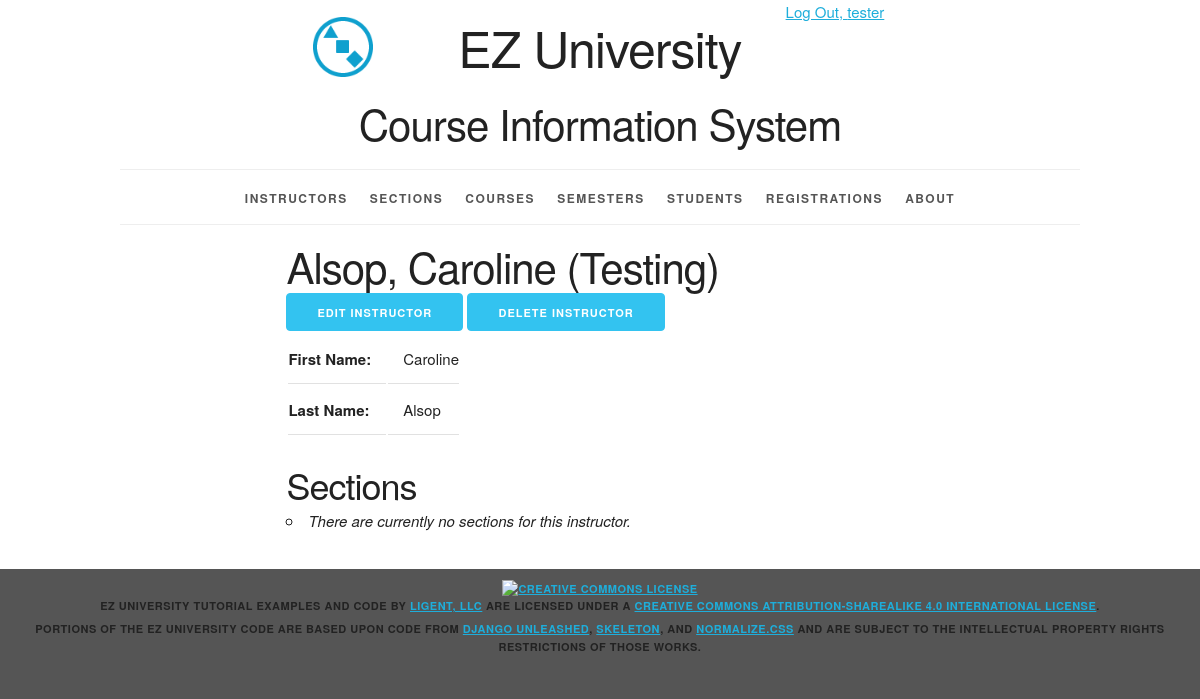
Page /instructor/664/ (signed in) on the earlier database version.
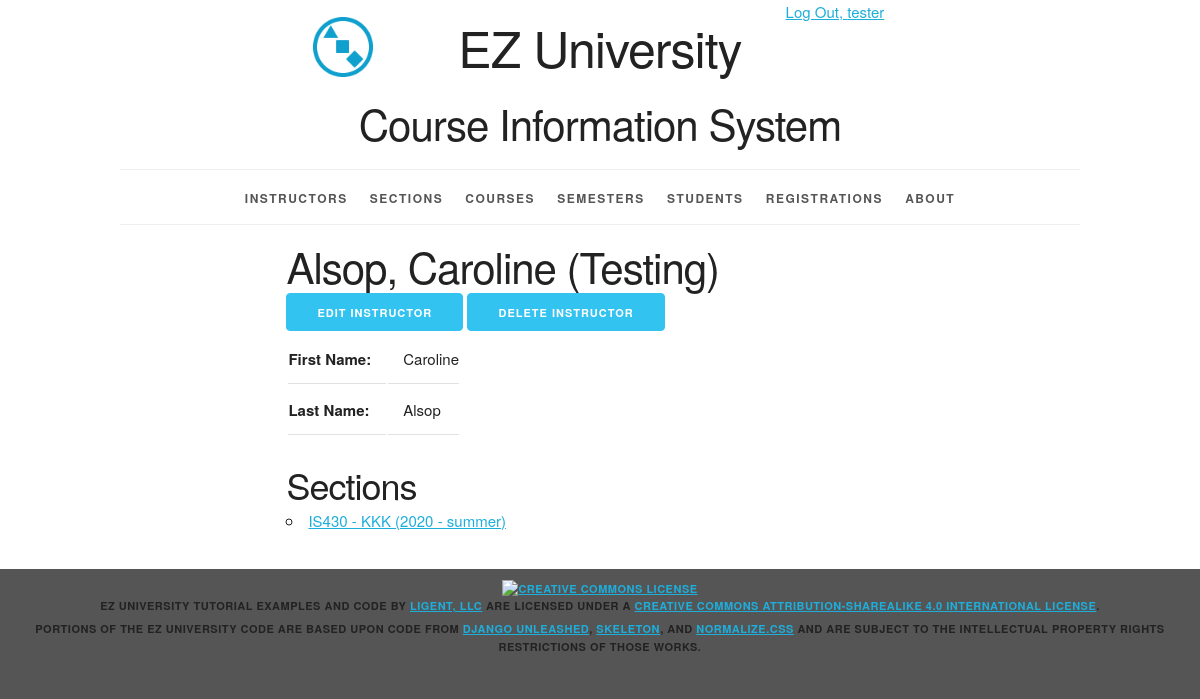
Same page on the later database version.
### courseinfo/models.py (models this page shows, shortened)
class Section(models.Model):
    section_id = models.AutoField(primary_key=True)
    section_name = models.CharField(max_length=20)
    semester = models.ForeignKey(Semester, related_name='sections', on_delete=models.PROTECT)
    course = models.ForeignKey(Course, related_name='sections', on_delete=models.PROTECT)
    instructor = models.ForeignKey(Instructor, related_name='sections', on_delete=models.PROTECT)
    def __str__(self):
        return '%s - %s (%s)' % (self.course.course_number, self.section_name, self.semester.__str__())
    def get_absolute_url(self):
        return reverse('courseinfo_section_detail_urlpattern',
                       kwargs={'pk':self.pk}
                       )
    class Meta:
        ordering = ['course', 'section_name', 'semester']
        constraints = [
            UniqueConstraint(fields=['semester', 'course', 'section_name'],
                             name='unique_section')
        ]

class Course(models.Model):
    course_id = models.AutoField(primary_key=True)
    course_number = models.CharField(max_length=20)
    course_name = models.CharField(max_length=255)
    class Meta:
        ordering = ['course_number', 'course_name']
        constraints = [
            UniqueConstraint(fields=['course_number', 'course_name'], name='unique_course')
        ]

class Semester(models.Model):
    semester_id = models.AutoField(primary_key=True)
    year = models.ForeignKey(Year, related_name='semesters', on_delete=models.PROTECT)
    period = models.ForeignKey(Period, related_name='semesters', on_delete=models.PROTECT)
    def __str__(self):
        return '%s - %s' %(self.year.year, self.period.period_name)
    class Meta:
        ordering = ['year__year', 'period__period_sequence']
        constraints = [
            UniqueConstraint(fields=['year', 'period'], name='unique_semester')
        ]

class Year(models.Model):
    year_id = models.AutoField(primary_key=True)
    year = models.IntegerField(unique=True)
    class Meta:
        ordering = ['year']

class Period(models.Model):
    period_id = models.AutoField(primary_key=True)
    period_sequence = models.IntegerField(unique=True)
    period_name = models.CharField(max_length=45, unique=True)
    class Meta:
        ordering = ['period_sequence']

### courseinfo/views.py (the view)
class InstructorDetail(LoginRequiredMixin, PermissionRequiredMixin,DetailView):
    model = Instructor
    permission_required = 'courseinfo.view_instructor'
    def get_context_data(self, **kwargs):
        context = super(DetailView, self).get_context_data(**kwargs)
        instructor = self.get_object()
        section_list = instructor.sections.all()
        context['section_list'] = section_list
        return context

### courseinfo/models.py (called while the page is built)
    def __str__(self):
        result = ''
        if self.disambiguator == '':
            result = '%s, %s' % (self.last_name, self.first_name)
        else:
            result = '%s, %s (%s)' % (self.last_name, self.first_name, self.disambiguator)
        return result

    def get_update_url(self):
        return reverse('courseinfo_instructor_update_urlpattern',
                       kwargs={'pk': self.pk})

    def get_delete_url(self):
        return reverse('courseinfo_instructor_delete_urlpattern',
                       kwargs={'pk':self.pk})

### courseinfo/templates/courseinfo/instructor_detail.html (shortened to what this page needs)
{% extends 'courseinfo/base.html' %}
{% block content %}
    <article>
        <div class="row">
            <div class="offset-by-two eight columns">
                <h2>{{ instructor }}</h2>
                <ul class="inline">
                    {% if perms.courseinfo.change_instructor %}
                        <li>
                            <a href="{{ instructor.get_update_url }}"
                               class="button button-primary">
                                Edit Instructor</a></li>
                    {% endif %}
                    {% if perms.courseinfo.delete_instructor %}
                        <li>
                            <a href="{{ instructor.get_delete_url }}"
                               class="button button-primary">
                                Delete Instructor</a></li>
                    {% endif %}
                </ul>
                <section>
                    <table>
                        <tr>
                            <th>First Name:</th>
                            <td>{{ instructor.first_name }}</td>
                        </tr>
                        <tr>
                            <th>Last Name:</th>
                            <td>{{ instructor.last_name }}</td>
                        </tr>
                    </table>
                </section>
                <section>
                    <h3>Sections</h3>
                    <ul>
                        {% for section in section_list %}
                            <li>
                                <a href="{{ section.get_absolute_url }}">{{ section }}</a>
                            </li>
                        {% empty %}
                            <li><em>There are currently no sections for this instructor.</em></li>
                        {% endfor %}
                    </ul>
                </section>
            </div>
        </div>
    </article>
{% endblock %}

Differences in the rows shown:
added Section: course+section_name+semester "IS430 - KKK (2020 - summer)"
Other differences:
text no longer shown: "There are currently no sections for this instructor."
